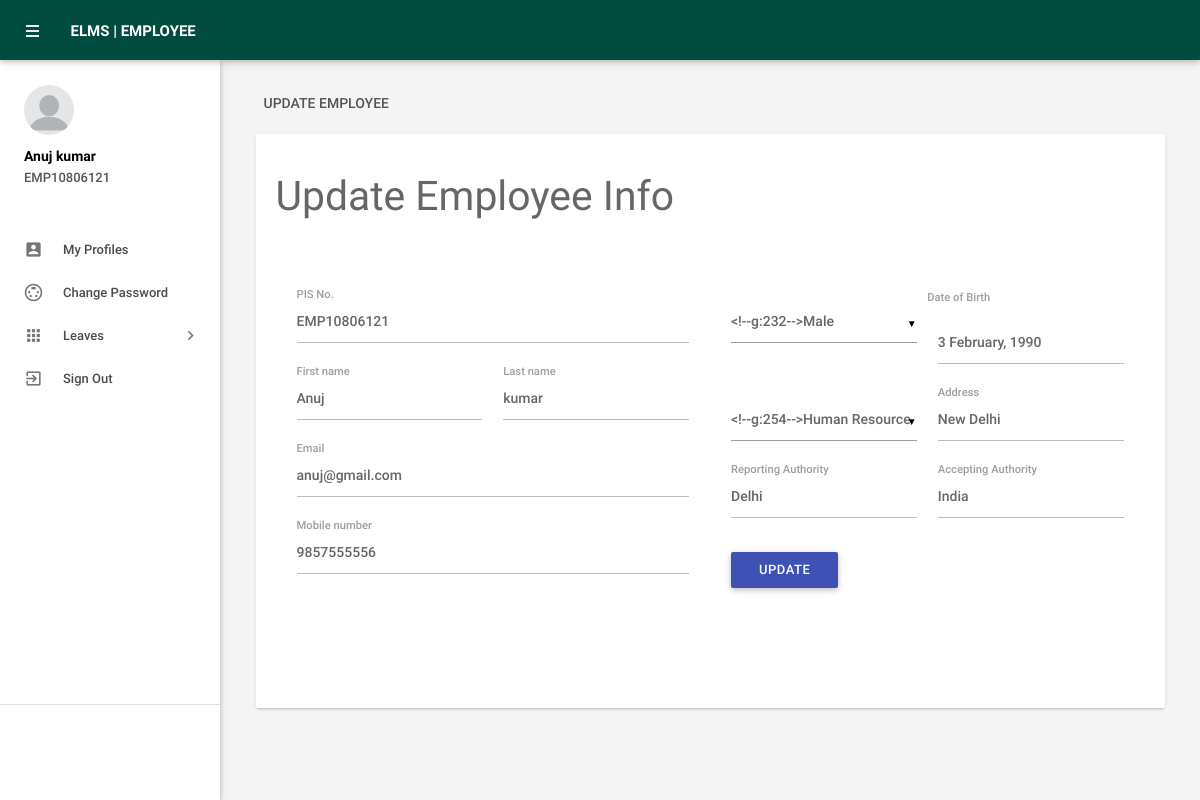
The page /myprofile.php (signed in) on the database its author committed.
### tables this page shows
CREATE TABLE `tblemployees` (
  `id` int(11) NOT NULL,
  `EmpId` varchar(100) NOT NULL,
  `FirstName` varchar(150) NOT NULL,
  `LastName` varchar(150) NOT NULL,
  `EmailId` varchar(200) NOT NULL,
  `Password` varchar(180) NOT NULL,
  `Gender` varchar(100) NOT NULL,
  `Dob` varchar(100) NOT NULL,
  `Department` varchar(255) NOT NULL,
  `Address` varchar(255) NOT NULL,
  `Reportingauthority` varchar(200) NOT NULL,
  `Acceptingauthority` varchar(150) NOT NULL,
  `Phonenumber` char(11) NOT NULL,
  `Status` int(1) NOT NULL,
  `RegDate` timestamp NOT NULL DEFAULT CURRENT_TIMESTAMP
);

### myprofile.php (the view, shortened to what this page needs)
<?php
include('includes/config.php');
if(strlen($_SESSION['emplogin'])==0)
    {
header('location:index.php');
}
else{
    ?>
<!DOCTYPE html>
<html lang="en">
    <head>
        <link type="text/css" rel="stylesheet" href="assets/plugins/materialize/css/materialize.min.css"/>
        <link href="assets/plugins/material-preloader/css/materialPreloader.min.css" rel="stylesheet">
        <link href="assets/css/alpha.min.css" rel="stylesheet" type="text/css"/>
        <link href="assets/css/custom.css" rel="stylesheet" type="text/css"/>
    </head>
    <body>
  <?php include('includes/header.php');?>
       <?php include('includes/sidebar.php');?>
   <main class="mn-inner">
                <div class="row">
                    <div class="col s12">
                        <div class="page-title">Update employee</div>
                    </div>
                    <div class="col s12 m12 l12">
                        <div class="card">
                            <div class="card-content">
                                <form id="example-form" method="post" name="updatemp">
                                    <div>
                                        <h3>Update Employee Info</h3>
                                        <section>
                                            <div class="wizard-content">
                                                <div class="row">
                                                    <div class="col m6">
                                                        <div class="row">
<?php
$eid=$_SESSION['emplogin'];
$sql = "SELECT * from  tblemployees where EmailId=:eid";
$query = $dbh -> prepare($sql);
$query -> bindParam(':eid',$eid, PDO::PARAM_STR);
$query->execute();
$results=$query->fetchAll(PDO::FETCH_OBJ);
if($query->rowCount() > 0)
{
foreach($results as $result)
{               ?>
 <div class="input-field col  s12">
<label for="empcode">PIS No.</label>
<input  name="empcode" id="empcode" value="<?php echo htmlentities($result->EmpId);?>" type="text" autocomplete="off" readonly required>
</div>
<div class="input-field col m6 s12">
<label for="firstName">First name</label>
<input id="firstname" name="firstName" value="<?php echo htmlentities($result->FirstName);?>"  type="text" readonly required>
</div>
<div class="input-field col m6 s12">
<label for="lastName">Last name </label>
<input id="lastname" name="lastName" value="<?php echo htmlentities($result->LastName);?>" type="text" readonly autocomplete="off" required>
</div>
<div class="input-field col s12">
<label for="email">Email</label>
<input  name="EmailId" type="email" id="email" value="<?php echo htmlentities($result->EmailId);?>" autocomplete="off" required>
</div>
<div class="input-field col s12">
<label for="phone">Mobile number</label>
<input id="phone" name="mobileno" type="tel" value="<?php echo htmlentities($result->Phonenumber);?>" maxlength="10" autocomplete="off" required>
 </div>
</div>
</div>
<div class="col m6">
<div class="row">
<div class="input-field col m6 s12">
</div>
<label for="birthdate">Date of Birth</label>
<div class="input-field col m6 s12">
<input id="birthdate" name="dob"  class="datepicker" value="<?php echo htmlentities($result->Dob);?>">
</div>
<div class="input-field col m6 s12">
</div>
<div class="input-field col m6 s12">
<label for="address">Address</label>
<input id="address" name="address" type="text"  value="<?php echo htmlentities($result->Address);?>" autocomplete="off" required>
</div>
<div class="input-field col m6 s12">
<label for="Reportingauthority">Reporting Authority</label>
<input id="Reportingauthority" name="Reportingauthority" type="text"  value="<?php echo htmlentities($result->Reportingauthority);?>" autocomplete="off" readonly required>
 </div>
<div class="input-field col m6 s12">
<label for="Acceptingauthority">Accepting Authority</label>
<input id="Acceptionauthority" name="Acceptingauthority" type="text"  value="<?php echo htmlentities($result->Acceptingauthority);?>" autocomplete="off" readonly required>
</div>
<?php }}?>
<div class="input-field col s12">
<button type="submit" name="update"  id="update" class="waves-effect waves-light btn indigo m-b-xs">UPDATE</button>
</div>
                                                        </div>
                                                    </div>
                                                </div>
                                            </div>
                                        </section>
                                    </div>
                                </form>
                            </div>
                        </div>
                    </div>
                </div>
            </main>
        </div>
        <div class="left-sidebar-hover"></div>
    </body>
</html>
<?php } ?>

### includes/sidebar.php (shortened to what this page needs)
     <aside id="slide-out" class="side-nav white fixed">
                <div class="side-nav-wrapper">
                    <div class="sidebar-profile">
                        <div class="sidebar-profile-image">
                            <img src="assets/images/profile-image.png" class="circle" alt="">
                        </div>
                        <div class="sidebar-profile-info">
                    <?php
$eid=$_SESSION['eid'];
$sql = "SELECT FirstName,LastName,EmpId from  tblemployees where id=:eid";
$query = $dbh -> prepare($sql);
$query->bindParam(':eid',$eid,PDO::PARAM_STR);
$query->execute();
$results=$query->fetchAll(PDO::FETCH_OBJ);
if($query->rowCount() > 0)
{
foreach($results as $result)
{               ?>
                                <p><?php echo htmlentities($result->FirstName." ".$result->LastName);?></p>
                                <span><?php echo htmlentities($result->EmpId)?></span>
                         <?php }} ?>
                        </div>
                    </div>
                <ul class="sidebar-menu collapsible collapsible-accordion" data-collapsible="accordion">
  <li class="no-padding"><a class="waves-effect waves-grey" href="myprofile.php"><i class="material-icons">account_box</i>My Profiles</a></li>
  <li class="no-padding"><a class="waves-effect waves-grey" href="emp-changepassword.php"><i class="material-icons">settings_input_svideo</i>Change Password</a></li>
                    <li class="no-padding">
                        <a class="collapsible-header waves-effect waves-grey"><i class="material-icons">apps</i>Leaves<i class="nav-drop-icon material-icons">keyboard_arrow_right</i></a>
                    </li>
                  <li class="no-padding">
                                <a class="waves-effect waves-grey" href="logout.php"><i class="material-icons">exit_to_app</i>Sign Out</a>
                            </li>
                </ul>
                <div class="footer">
                </div>
                </div>
            </aside>

### rows shown on the page
tblemployees: FirstName+LastName "Anuj kumar", EmpId "EMP10806121", empcode "EMP10806121", firstName "Anuj", lastName "kumar", EmailId "anuj@gmail.com", mobileno "9857555556", dob "3 February, 1990", address "New Delhi", Reportingauthority "Delhi", Acceptingauthority "India"
